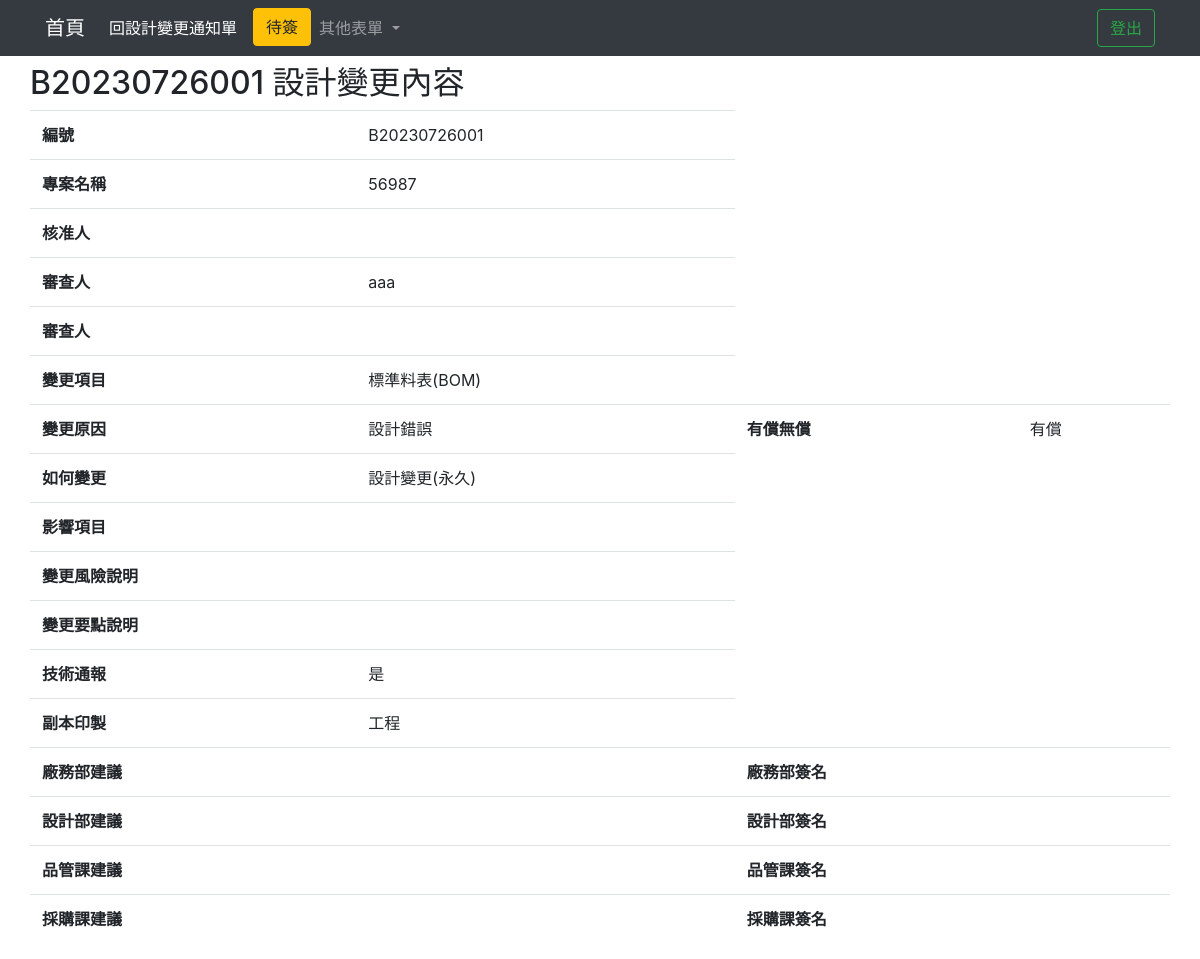
The page /changeView/B20230726001/ on the database its author committed.
### testapp/models.py (models this page shows)
class Home(models.Model):
    TYPE = (("簽呈","簽呈"),("會議記錄","會議記錄"),("內部連絡單","內部連絡單"),
            ("工程發包議價記錄單","工程發包議價記錄單"),("設計變更通知單","設計變更通知單"))
    DEP = (("總經理室","總經理室"),("稽核室","稽核室"),("文管中心","文管中心"),
            ("管理部","管理部"),("業務設計部","業務設計部"),("廠務部","廠務部"))
    PRO = (("草稿","草稿"),("流程中","流程中"),("廢單","廢單"),("結案","結案"))
    REC = (("None","無"),("郭文龍","郭文龍"),("侯國興","侯國興"),("郭文河","郭文河"),("高晟琅","高晟琅"),("黃睿堂","黃睿堂"),("鄭任雯","鄭任雯"),("高麗華","高麗華"),("侯宗仁","侯宗仁"),("黃美禎","黃美禎"),("江水木","江水木"),("吳建進","吳建進"),("王韋盛","王韋盛"),("陳佳欣","陳佳欣"),("蔡孟亭","蔡孟亭"),("馮文明","馮文明"),("陳恆瑞","陳恆瑞"),("郭文欽","郭文欽"),("陳春能","陳春能"),("黃春北","黃春北"))
    cNumber = models.CharField(max_length=50, default='', null=False)
    cAuther = models.CharField(max_length=20, null=False)#姓名
    cDepartment = models.CharField(max_length=50,null=False, choices=DEP)#單位
    cType = models.CharField(max_length=10,default=" ",null=False, choices=TYPE)
    cProgress = models.CharField(max_length=20,null=False,default='',choices=PRO)
    cDate = models.DateField(null=False)#日期
    cEndDate = models.DateField(blank=True, null=True)
    cLock = models.CharField(max_length=5,null=False,default='否')
    cReceive  = models.CharField(max_length=20,blank=True,null=True,choices=REC)
    cFile = models.FileField(blank=True, null=True)

class Change(models.Model):
    cNumber = models.CharField(max_length=50, default='', null=False) #編號
    cProjectName = models.CharField(max_length=50, default='', null=False) #專案名稱
    cChangeitem = models.CharField(max_length=20, null=False) #變更項目
    cChangereason = models.CharField(max_length=20, null=False) #變更原因
    cHowChange = models.CharField(max_length=10, null=False)#如何變更(設計變更、規格變更)
    cAffectitem = models.TextField()#影響項目
    cEarn = models.CharField(max_length=10,null=False,default='')#有償無償
    cRisk = models.TextField()#變更風險說明
    cKeypoint = models.TextField()#變更要點說明
    cOption_FS = models.TextField()#廠務部建議
    cOption_Design = models.TextField()#設計部建議
    cOption_Quality = models.TextField()#品管部建議
    cOption_Purchase = models.TextField()#採購建議
    cCC = models.CharField(max_length=10, blank=True) #副本印製
    cTech_bulletin = models.CharField(max_length=5, null=False)#是否技術通報
    cApproved = models.CharField(max_length=20,blank=True)#核准人
    cReview = models.CharField(max_length=20,blank=True)#審查人
    cUndertaker = models.CharField(max_length=20,blank=True)#承辦人
    cFs_Sign = models.CharField(max_length=5,blank=True) #廠務部是否有簽名
    cDesign_Sign = models.CharField(max_length=5,blank=True) #設計部是否有簽名
    cQuality_Sign = models.CharField(max_length=5,blank=True)  #品管部是否有簽名
    cPurchase_Sign = models.CharField(max_length=5,blank=True) #採購是否有簽名
    home = models.OneToOneField(Home, on_delete=models.CASCADE,default='')

### testapp/views.py (the view)
# urls.py: path('changeView/<str:cNumber>/',changeView),
def changeView(request,cNumber=None):
    if request.user.is_authenticated:
        username=request.user.username
        authenticate=request.user.is_staff
        firstname = request.user.first_name
    home = Home.objects.get(cNumber=cNumber)
    change = Change.objects.get(cNumber=cNumber)
    return render(request, "changeView.html",locals())

### templates/changeView.html (shortened to what this page needs)
<!DOCTYPE html>
<html lang="en">
<head>
    <link rel="stylesheet" href="https://cdn.jsdelivr.net/npm/bootstrap@4.6.2/dist/css/bootstrap.min.css">
    {% load static %}
</head>
<body>
    <nav class="navbar navbar-expand-lg navbar-dark bg-dark">
      <div class="container">
        <a class="navbar-brand" href="/homeIndex/">首頁</a>
        <div class="collapse navbar-collapse" id="navbarSupportedContent">
          <ul class="navbar-nav mr-auto">
            <li class="nav-item active">
                <a class="nav-link" href="/changeallIndex/">回設計變更通知單 <span class="sr-only">(current)</span></a>
            </li>
            <ul class="navbar-nav ml-2">
              <li class="nav-item">
                <button class="btn btn-warning my-2 my-sm-0" id="{{firstname}}" onclick="perosonIndex(event)">待簽</button>
              </li>
            </ul>
            <li class="nav-item dropdown">
              <a class="nav-link dropdown-toggle" href="#" role="button" data-toggle="dropdown" aria-expanded="false">
                其他表單
              </a>
            </li>
          </ul>
          <ul class="navbar-nav ml-2">
            <li class="nav-item active">
              <a class="nav-link disabled" style="color: green;">{{firstname}} <span class="sr-only">(current)</span></a>
            </li>
          </ul>
          <ul class="navbar-nav ml-2">
            <li class="nav-item">
              <button class="btn btn-outline-success my-2 my-sm-0" onclick="Logout(event)">登出</button>
            </li>
          </ul>
        </div>
      </div>
    </nav>
    <div class="container">
      <div class="row">
        <h2 class="mt-2">{{home.cNumber}} 設計變更內容</h2>
      </div>
    </div>
    <form action="." method="POST" name="form1">
        <div class="container">
            <div class="row">
                <table class="table">
                    <tr>
                        <th>編號</th>
                        <td>{{change.cNumber}}</td>
                    </tr>
                    <tr>
                        <th>專案名稱</th>
                        <td>{{change.cProjectName}}</td>
                    </tr>
                    <tr>
                        <th>核准人</th>
                        <td>{{change.cApproved}}</td>
                    </tr>
                    <tr>
                        <th>審查人</th>
                        <td>{{change.cReview}}</td>
                    </tr>
                    <tr>
                        <th>審查人</th>
                        <td>{{change.cUndertaker}}</td>
                    </tr>
                    <tr>
                        <th>變更項目</th>
                        <td>{{change.cChangeitem}}</td>
                    </tr>
                    <tr>
                        <th>變更原因</th>
                        <td>{{change.cChangereason}}</td>
                        <th>有償無償</th>
                        <td>{{change.cEarn}}</td>
                    </tr>
                    <tr>
                        <th>如何變更</th>
                        <td>{{change.cHowChange}}</td>
                    </tr>
                    <tr>
                        <th>影響項目</th>
                        <td>{{change.cAffectitem}}</td>
                    </tr>
                    <tr>
                        <th>變更風險說明</th>
                        <td>{{change.cRisk}}</td>
                    </tr>
                    <tr>
                        <th>變更要點說明</th>
                        <td>{{change.cKeypoint}}</td>
                    </tr>
                    <tr>
                        <th>技術通報</th>
                        <td>{{change.cTech_bulletin}}</td>
                    </tr>
                    <tr>
                        <th>副本印製</th>
                        <td>{{change.cCC}}</td>
                    </tr>
                    <tr>
                        <th>廠務部建議</th>
                        <td>{{change.cOption_FS}}</td>
                        <th>廠務部簽名</th>
                        <td>{{change.cFs_Sign}}</td>
                    </tr>
                    <tr>
                        <th>設計部建議</th>
                        <td>{{change.cOption_Design}}</td>
                        <th>設計部簽名</th>
                        <td>{{change.cDesign_Sign}}</td>
                    </tr>
                    <tr>
                        <th>品管課建議</th>
                        <td>{{change.cOption_Quality}}</td>
                        <th>品管課簽名</th>
                        <td>{{change.cQuality_Sign}}</td>
                    </tr>
                    <tr>
                        <th>採購課建議</th>
                        <td>{{change.cOption_Purchase}}</td>
                        <th>採購課簽名</th>
                        <td>{{change.cPurchase_Sign}}</td>
                    </tr>
                </table>
            </div>
        </div>
    </form>
</body>
</html>

### rows shown on the page
Home: cNumber "B20230726001"
Change: cNumber "B20230726001", cProjectName "56987", cReview "aaa", cChangeitem "標準料表(BOM)", cChangereason "設計錯誤", cEarn "有償", cHowChange "設計變更(永久)", cTech_bulletin "是", cCC "工程"
